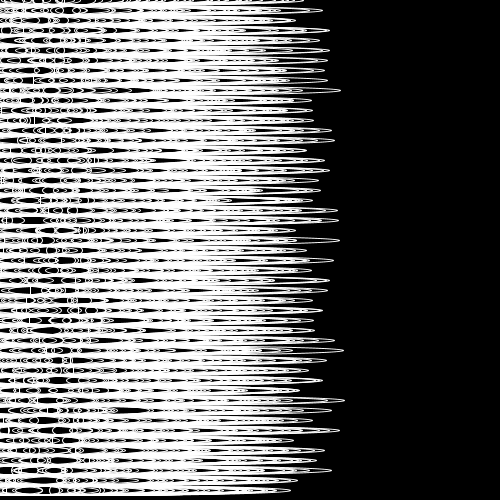
Frame 1 (no input)
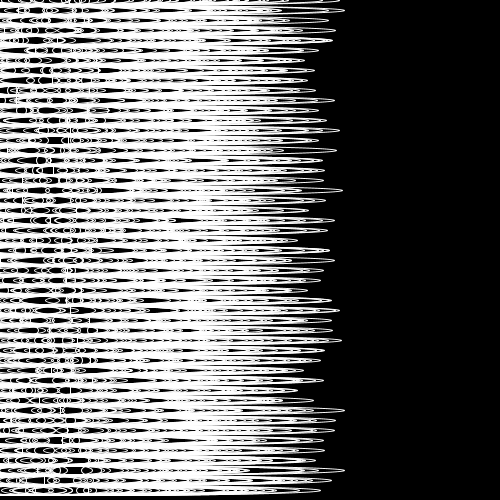
Frame 60 (the mouse pressed at the canvas centre just before this capture)
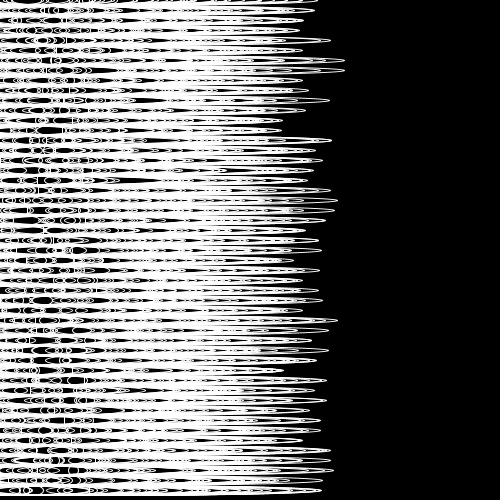
Frame 120 (the mouse held since frame 60 and released just before this capture)

The Processing sketch that drew these frames (run headless with seeded random() and noise(); from frame 60 on, the mouse is pressed at the canvas centre):

// Processing sketch: processing_136780
// ── processing_136780.pde


void setup(){
size(500,500);
}
void draw(){
  background(0);
for(int a = 0; a <width; a = a+10){
  for(int b = 0; b <height; b = b+10){
stroke(255);
noFill();
float tamano = random (100);
  ellipse(tamano,b,a,10);
   
  }
 }
}
